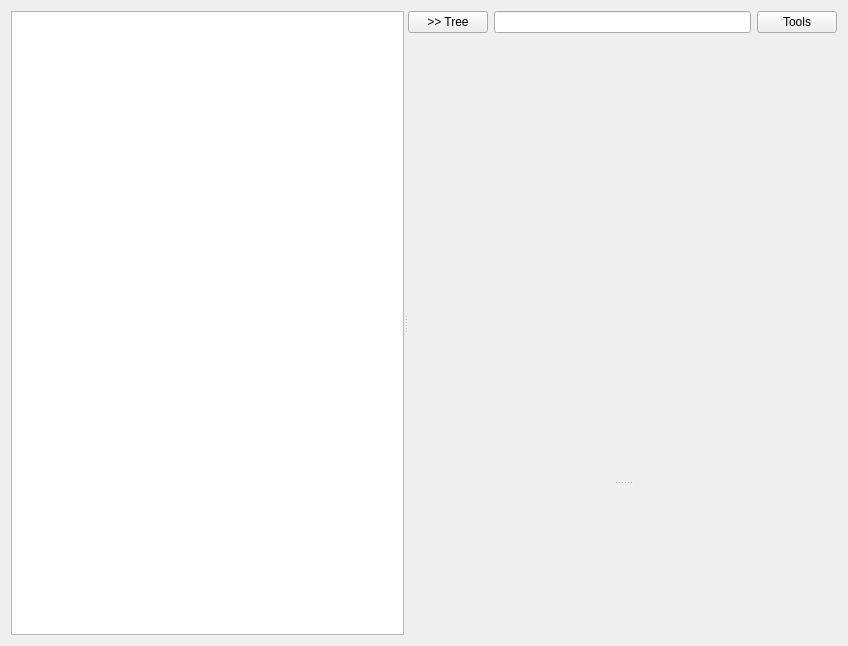
<?xml version="1.0" encoding="UTF-8"?>
<ui version="4.0">
 <class>RQTLogViewer</class>
 <widget class="QWidget" name="RQTLogViewer">
  <property name="geometry">
   <rect>
    <x>0</x>
    <y>0</y>
    <width>848</width>
    <height>646</height>
   </rect>
  </property>
  <property name="windowTitle">
   <string>Log Viewer</string>
  </property>
  <layout class="QVBoxLayout" name="verticalLayout_2">
   <item>
    <widget class="QSplitter" name="nodeViewSplitter">
     <property name="orientation">
      <enum>Qt::Horizontal</enum>
     </property>
     <widget class="QTreeView" name="nodeView"/>
     <widget class="QSplitter" name="splitter">
      <property name="orientation">
       <enum>Qt::Vertical</enum>
      </property>
      <widget class="QWidget" name="layoutWidget">
       <layout class="QVBoxLayout" name="verticalLayout">
        <item>
         <layout class="QHBoxLayout" name="horizontalLayout">
          <item>
           <widget class="QPushButton" name="configButton">
            <property name="text">
             <string>&gt;&gt; Tree</string>
            </property>
           </widget>
          </item>
          <item>
           <widget class="rqt_log_viewer::FilterLineEdit" name="filterEdit"/>
          </item>
          <item>
           <widget class="QPushButton" name="toolsButton">
            <property name="text">
             <string>Tools</string>
            </property>
           </widget>
          </item>
         </layout>
        </item>
        <item>
         <widget class="rqt_log_viewer::LogView" name="logView" native="true">
          <property name="sizePolicy">
           <sizepolicy hsizetype="Expanding" vsizetype="Expanding">
            <horstretch>0</horstretch>
            <verstretch>0</verstretch>
           </sizepolicy>
          </property>
         </widget>
        </item>
       </layout>
      </widget>
      <widget class="rqt_log_viewer::MessageDisplay" name="detailView" native="true">
       <property name="sizePolicy">
        <sizepolicy hsizetype="Preferred" vsizetype="Fixed">
         <horstretch>0</horstretch>
         <verstretch>0</verstretch>
        </sizepolicy>
       </property>
       <property name="minimumSize">
        <size>
         <width>0</width>
         <height>50</height>
        </size>
       </property>
       <property name="maximumSize">
        <size>
         <width>16777215</width>
         <height>150</height>
        </size>
       </property>
      </widget>
     </widget>
    </widget>
   </item>
  </layout>
 </widget>
 <customwidgets>
  <customwidget>
   <class>rqt_log_viewer::LogView</class>
   <extends>QWidget</extends>
   <header>log_view.h</header>
   <container>1</container>
  </customwidget>
  <customwidget>
   <class>rqt_log_viewer::FilterLineEdit</class>
   <extends>QLineEdit</extends>
   <header>filter_line_edit.h</header>
  </customwidget>
  <customwidget>
   <class>rqt_log_viewer::MessageDisplay</class>
   <extends>QWidget</extends>
   <header>message_display.h</header>
   <container>1</container>
  </customwidget>
 </customwidgets>
 <resources/>
 <connections/>
</ui>
